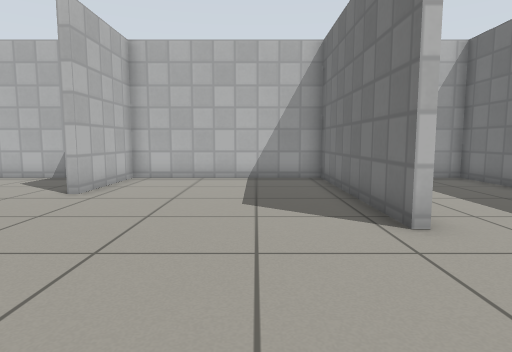
view 1 (above)

12 first-person views from a walk through a world built for the Gazebo simulator. The camera is 0.69 m above the floor, tilts 6° down and sees 75° across. The floor is counted in squares, 0.5 m on a side. Each view is taken from the middle of a square. On the plan, view 1 faces up. The plan holds only what a view shows up to about 15 squares ahead; the rest is blank. Simple patterns stand in for the simulator's built-in surfaces.

view 2
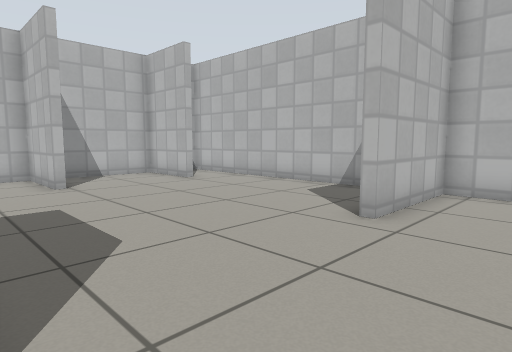

view 3
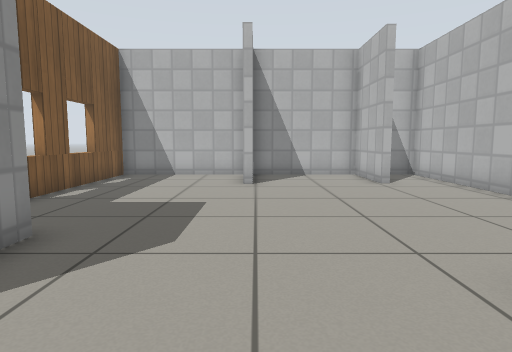

view 4
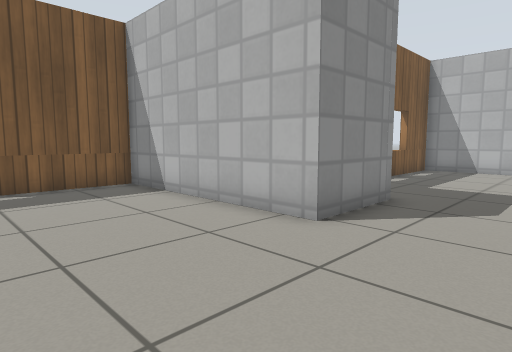

view 5
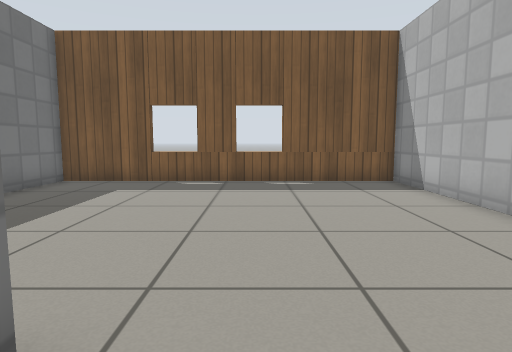

view 6
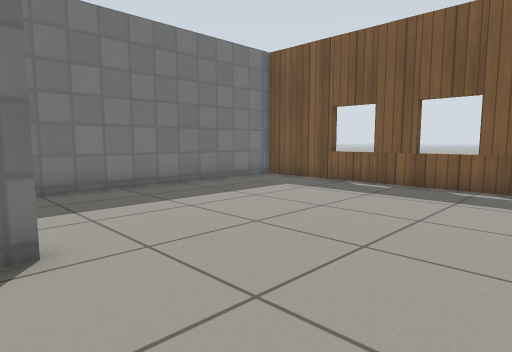

view 7
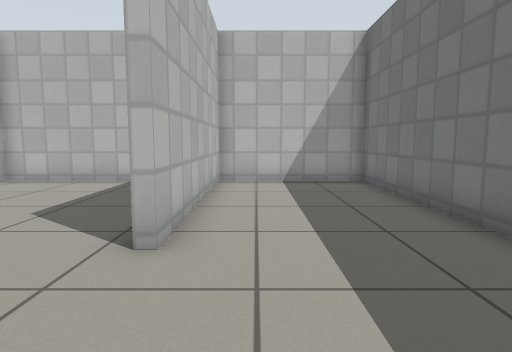

view 8
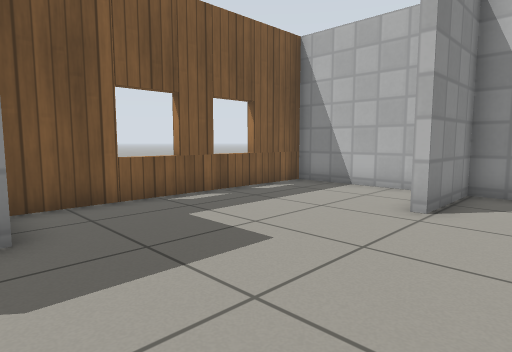

view 9
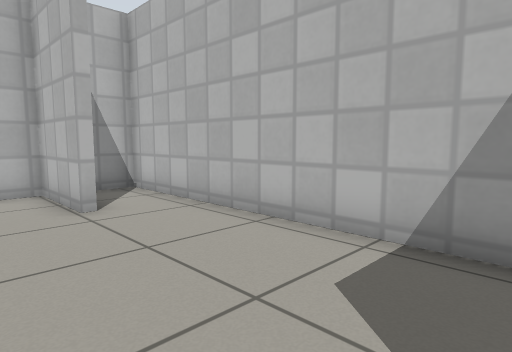

view 10
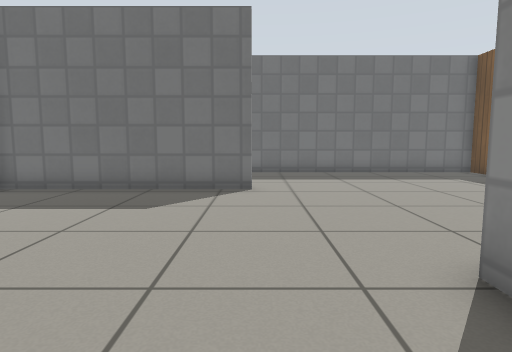

view 11
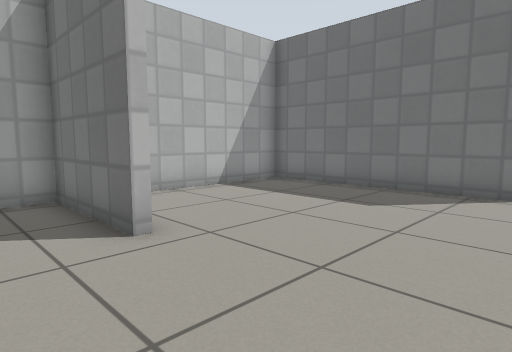

view 12
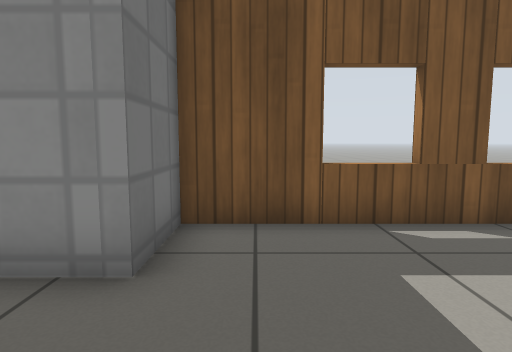

### Floor plan
Points are (right, up) in squares from view 1. A wall is a line through its corners. A room is listed if a view was taken in it or the views show most of it. See-through windows are left out.
Room 1 (views 1, 2, 3, 4, 5, 6, 7, 8, 9, 10, 11, 12)
walls: (2.4, 5) (2.4, 12.4) (-4.6, 12.5) (-4.6, 8.6) (-4.9, 8.6) (-4.9, 12.5) (-15.7, 12.5) (-15.7, 11.3); (-12.7, 10.5) (-12.7, 10.1) (-15.7, 10.1) (-15.7, 5.9) (-12.7, 5.9) (-12.7, 5.6) (-15.7, 5.6) (-15.7, 0.6) (-6.7, 0.5) (-6.7, 2.7) (-3.8, 2.7) (-3.8, -4.5) (7.7, -4.5) (7.7, 12.4) (2.7, 12.4) (2.7, 5)

Where each view was taken, in squares from view 1:
view 1: 0 up, 0 right, facing up
view 2: 3 up, 2 left, facing up-left
view 3: 6 up, 2 left, facing left
view 4: 6 up, 1 right, facing down-left
view 5: 7 up, 1 right, facing down
view 6: 6 up, 2 left, facing down-right
view 7: 1 up, 4 right, facing up
view 8: 8 up, 6 left, facing down-left
view 9: 8 up, 6 left, facing up-left
view 10: 5 up, 7 left, facing right
view 11: 4 up, 7 left, facing up-right
view 12: 6 up, 8 left, facing down
